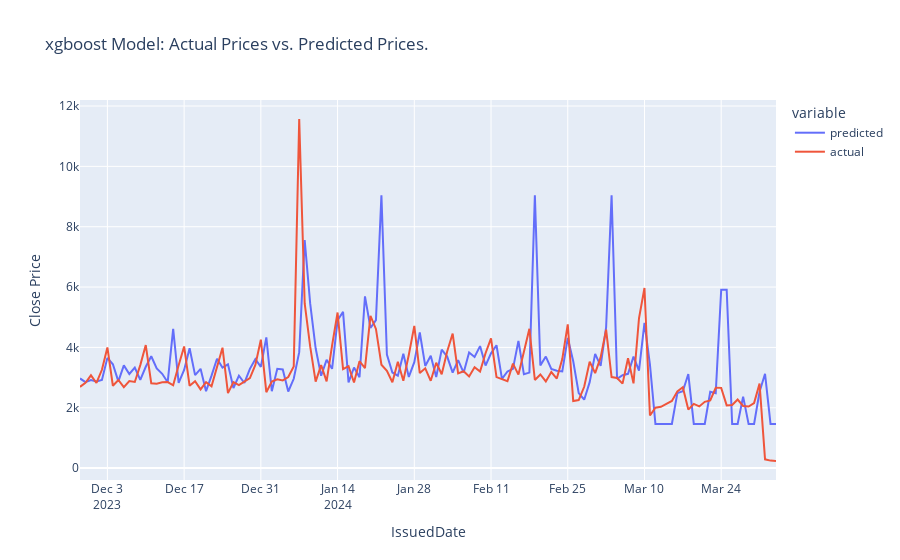

Write notebook code for a chart like this one.
### Code cell
fig = px.line(compare_result_1, labels= {"value": "Close Price"}, title = "xgboost Model: Actual Prices vs. Predicted Prices.")
fig.show()
